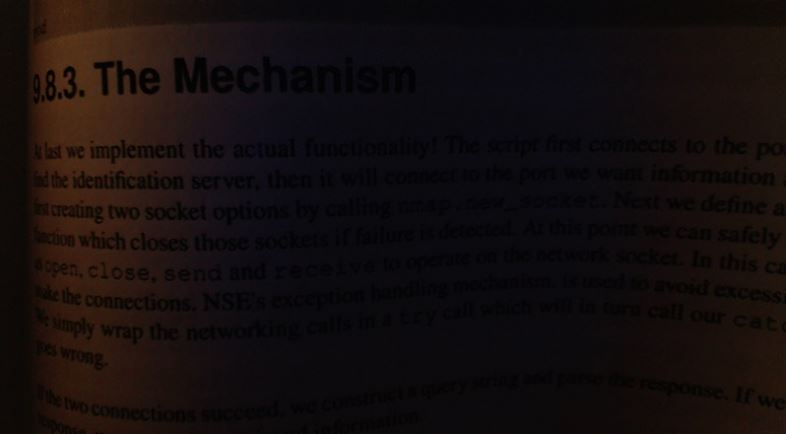
#> input picture book.JPG, 786 x 434 px
$ python thresholding.py
#> lines starting #> are read from the running program, lines starting #| are printed output that depends on the picture; after the words box and inside, x2 and y2 are one past the last pixel; in counts of white or black regions, pixels touching at a corner belong together
import cv2
import numpy as np

img = cv2.imread('book.JPG')
#> img is the input picture: shape (434, 786, 3); mean B, G, R 13.8, 13.6, 20.5

# anything above 12 is white else its black
retval, threshold = cv2.threshold(img, 12, 255, cv2.THRESH_BINARY)
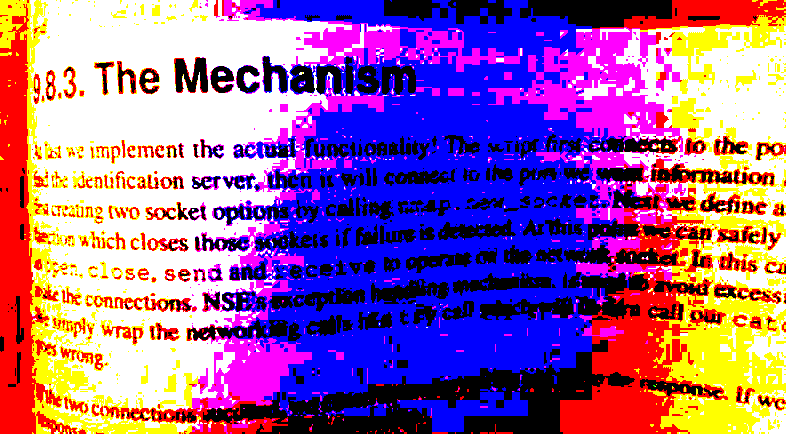
#> threshold: shape (434, 786, 3); mean B, G, R 156.2, 96.1, 151.6

#grayscale it then do above
grayscaled = cv2.cvtColor(img,cv2.COLOR_BGR2GRAY)
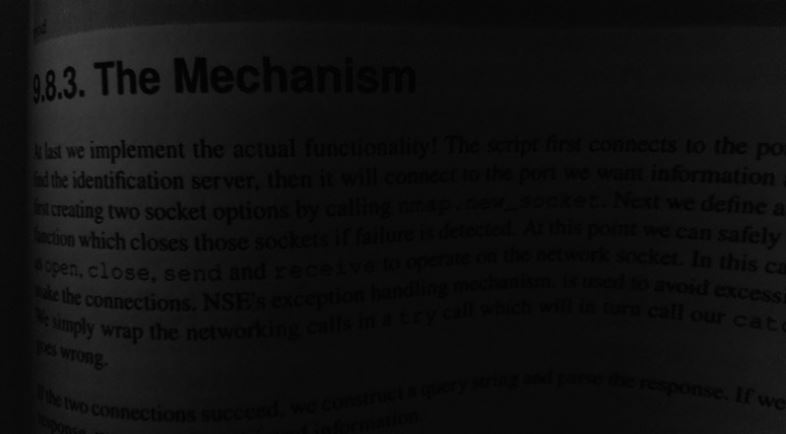
#> grayscaled: shape (434, 786); min 0, max 63, mean 15.7
retval2, threshold2 = cv2.threshold(grayscaled, 12, 255, cv2.THRESH_BINARY)
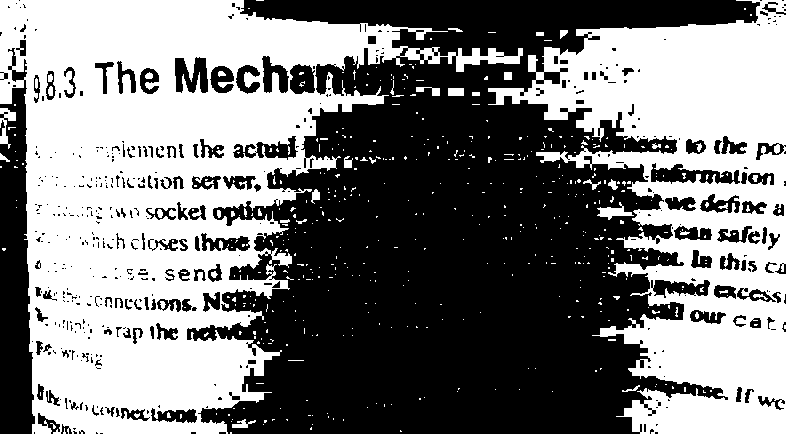
#> threshold2: shape (434, 786); 49% white; 500 white regions (457 under 20 px), largest, box (x1, y1, x2, y2) and area: (0, 0, 523, 434) 101977, (488, 0, 786, 434) 60902, (0, 108, 16, 149) 278
# adaptive threshold
gaus = cv2.adaptiveThreshold(grayscaled, 255, cv2.ADAPTIVE_THRESH_GAUSSIAN_C, cv2.THRESH_BINARY, 115, 1)
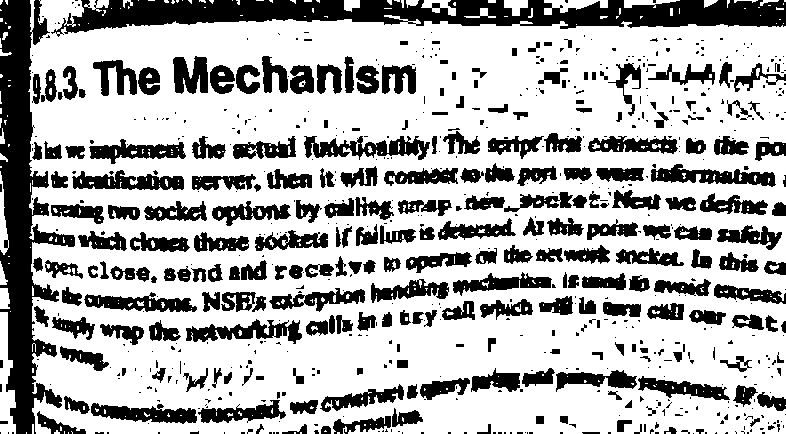
#> gaus: shape (434, 786); 69.2% white; 727 black regions (479 under 20 px), largest, box (x1, y1, x2, y2) and area: (51, 0, 786, 37) 14910, (0, 0, 75, 434) 13661, (304, 136, 430, 160) 1593


cv2.imshow('original',img)
cv2.imshow('threshold',threshold)
cv2.imshow('threshold2',threshold2)
cv2.imshow('gauss',gaus)

cv2.waitKey(0)
cv2.destroyAllWindows()
